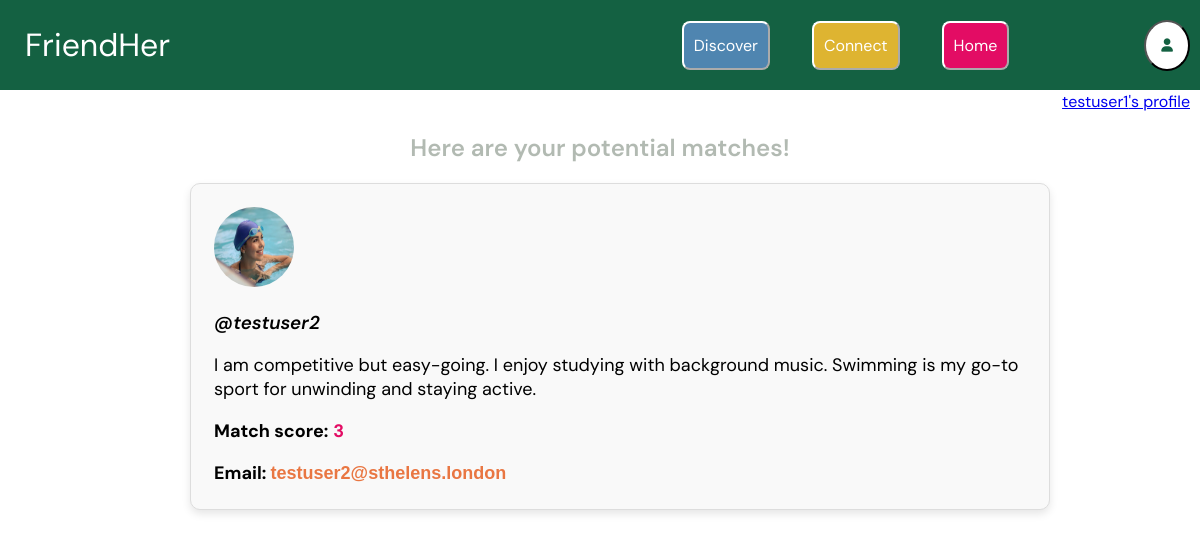
The page /connect/ (signed in) on the database its author committed.
### core/models.py (models this page shows, shortened)
class Student(models.Model):
    user = models.OneToOneField(User, on_delete=models.CASCADE)

class Profile(models.Model):
    user = models.ForeignKey(User, on_delete=models.CASCADE) #gets the user logged in
    bio = models.TextField(blank=True) #each profile should contain a bio
    profileimg = models.ImageField(upload_to='profile_images', default='blank_profile_image.png') #default profile image is blank
    YEAR_GROUP_CHOICES = [
        ('7', 'Year 7'),
        ('8', 'Year 8'),
        ('9', 'Year 9'),
        ('10', 'Year 10'),
        ('11', 'Year 11'),
        ('12', 'Year 12'),
        ('13', 'Year 13'),
    ] #tuple to give a drop down list of year group choices, as per Django's language
    year_group = models.CharField(max_length=7, choices=YEAR_GROUP_CHOICES, blank=True, null=True)

### core/views.py (the view)
# urls.py: path("connect/", views.connect, name="connect"),
@login_required(login_url="login")
def connect(request):
    current_student = request.user.student #retrieves the current user
    current_student_responses = Response.objects.filter(student=current_student) #gets all the user's responses
    other_responses = Response.objects.exclude(student=current_student) #gets all other responses except the user's
    matches = [] #creates the matches list
    viewed_students = [] #creates a list for students who have been searched already to prevent duplicates
    for response in other_responses:
        student_response = current_student_responses.filter(question=response.question).first() #filters responses based on the question
        if student_response: #if the student has answered
            score = calculate_match_score(current_student,response.student) #calls the matching algorithm
            if score>=3 and response.student not in viewed_students: #only show a match if they have a score greater than 3 and they are not in the list already
                matched_student = response.student
                matched_user = matched_student.user #retrieves the user information of the matched student
                matched_profile = Profile.objects.get(user=matched_user) #retrieves that user's profile
                if matched_student: #only if matched_student is valid
                    matches.append ({
                        'student':matched_student,
                        'score':score,
                        'username':matched_user.username, #gets their username from user model
                        'email':matched_user.email, #gets their email from user model
                        'bio':matched_profile.bio, #gets their bio from profile model
                        'profileimg':matched_profile.profileimg.url #gets their profileimg from profile model
                    }) #adds the user to the matches list
                    viewed_students.append(matched_student) #appends the student to the viewed list
    matches = sorted(matches, key=lambda x:x['score'], reverse=True) #sorts the list in descending order so matches go by highest to lowest
    return render (request, "connect.html", {'matches':matches})

### core/functions/matching.py (called while the page is built)
def get_responses (user):
    responses = Response.objects.filter(student=user) #gets each response (from response model)
    return{response.question_id: response.option_id for response in responses} #returns all the user's responses to each question in a dictionary

def calculate_match_score (student_a, student_b):
    responses_a = get_responses(student_a)
    responses_b = get_responses(student_b)
    score = 0
    for question_id, option_id_a in responses_a.items(): #iterates through all the questions and responses for a student
        option_id_b = responses_b.get(question_id) #gets the question_id of the question, to find the correct option
        if question_id == 1: #the 1st question (asks what year group they are in) ~greatest influence
            if option_id_a == option_id_b:
                score += 3
        elif question_id == 5: #the 5th question (asks what personality type they have) ~medium influence
            if option_id_a == option_id_b:
                score += 2
        else: #all other questions
            if option_id_a == option_id_b:
                score += 1
    return score

### templates/connect.html (shortened to what this page needs)
{% extends "base.html" %}
{% load static %}
{% block style %}
<link rel="stylesheet" href="{% static 'core/post_style.css' %}">
<link rel="stylesheet" href="{% static 'core/style.css' %}">
<link rel="stylesheet" href="{% static 'core/match_style.css' %}">
<link rel="stylesheet" href="{% static 'core/nav.css' %}">
{% endblock %}
{% block content %}
<div class="topnav">
    <h1>FriendHer</h1>
    <div class="button-container">
        <button class="button discoverbutton" onclick="window.location.href='/discover'">Discover</button>
        <button class="button connectbutton" onclick="window.location.href='/connect'">Connect</button>
        <button class="button homebutton" onclick="window.location.href='/'">Home</button>
        <button class="profileicon" onclick="window.location.href='/settings'"><i class ="fa-solid fa-user"></i></button>
    </div>
</div>
<div class ="topnav2">
    <p><a href="{% url 'profile' user.username %}"> {{user.username}}'s profile </a></p>
</div>
<h2>Here are your potential matches!</h2>
    {% if matches %}
        <ul>
            {% for match in matches %}
                <div class="match-card">
                    {% if match.profileimg %}
                        <img src="{{ match.profileimg }}" alt="Profile Image">
                    {% endif %}
                    <h3><a href="{% url 'profile' match.username %}">@{{ match.username }}</a></h3>
                    <p>{{ match.bio }}</p>
                    <p><strong>Match score:</strong> <span class="score">{{ match.score }} <span class="tooltip">How likely you are to match on a scale of 1-10</span></span></p>
                    <span class="email">Email: </span><span class = "email-address"><a href="mailto:{{match.email}}?subject=We're a Match!&body=Hi, I saw we matched on __ and I'd love to connect!">{{match.email}}</a></span>
                </div>
            {% endfor %}
        </ul>
    {% else %}
        <p>No matches found.</p>
    {% endif %}
{% endblock %}

### static/core/style.css (style rules this page uses)
h1 { color:#146344; font-family: 'DM Sans', sans-serif; text-align: center; font-weight: 600; font-size: xx-large; }
h2 { color:#acb5aced; font-family: 'DM Sans', sans-serif; text-align: center; font-weight: 600; font-size: x-large; }
h3 { color:black; font-family: 'DM Sans', Helvetica, sans-serif; text-align: center; font-style: italic; font-weight: 600; }
p { font-family: 'DM Sans', 'Helvetica', sans-serif; text-align: center; }

### static/core/match_style.css (style rules this page uses)
.match-card { border: 1px solid #ddd; border-radius: 10px; padding: 2%; background: #f9f9f9; margin-bottom: 3%; margin-inline: auto; width: 70%; box-shadow: 0px 4px 8px rgba(0, 0, 0, 0.1); }
.match-card h3, .match-card a { color:black; font-family: 'DM Sans', Helvetica, sans-serif; text-align: left; font-weight: 600; padding:0%; }
.match-card a { text-decoration: none; }
.match-card p { font-family: 'DM Sans', 'Helvetica', sans-serif; text-align: left; font-size: large; }
.match-card .email-address a { font-family: 'DM-Sans', Helvetica, sans-serif; color: #e97642; font-size: large; font-weight: bold; text-decoration: none; }
.score { font-weight: bold; color: #e30c64; }
.email { font-weight: bold; font-family: 'DM Sans', Helvetica, sans-serif; font-size: large; }
.match-card img { width: 80px; height: 80px; border-radius: 50%; margin-inline: auto; }

### static/core/nav.css (style rules this page uses)
html, body { margin: 0; padding: 0; width: 100%; overflow-x: hidden; }
.topnav { display: flex; align-items: center; justify-content: space-between; background-color: #146142; width: 100%; position: fixed; top: 0; left: 0; right: 0; height: 90px; padding: 0 20px; z-index: 1000; }
.topnav .button-container { display: flex; gap: 10px; }
.topnav .profileicon { background-color: white; border-radius: 60%; color:#146142; padding: 15px; margin-right: 30px; margin-top: 11px; margin-bottom: 11px; }
.topnav .connectbutton { background-color:#deb431; border-color: white; border-radius: 8px; color: white; text-align: center; padding: 12px 10px; margin-right: 16px; margin-left: 16px; margin-top: 12px; margin-bottom: 12px; text-decoration: none; font-size: 16px; font-family: 'DM Sans', sans-serif; }
.topnav .discoverbutton { background-color:#4f85b0; border-color: white; border-radius: 8px; color: white; text-align: center; padding: 12px 10px ; margin-right: 16px; margin-left: 16px; margin-top: 12px; margin-bottom: 12px; text-decoration: none; font-size: 16px; font-family: 'DM Sans', sans-serif; }
.topnav .homebutton { float: right; background-color:#e30c64; border-color: white; border-radius: 8px; color: white; text-align: center; padding: 12px 10px; margin-right: 125px; margin-left: 16px; margin-top: 12px; margin-bottom: 12px; text-decoration: none; font-size: 16px; font-family: 'DM Sans', sans-serif; }
.topnav h1 { font-family: 'DM Sans', sans-serif; font-weight:400; float: left; margin-left: 5px; color: white }
.topnav2 p { font-family: 'DM Sans', sans-serif; color: black; text-align: right; font-size: 16px; margin-right: 10px; padding-top: 75px; padding-bottom: 0%; }

### rows shown on the page
Student: username "testuser2", bio "I am competitive but easy-going. I enjoy studying with background music. Swimming is my go-to sport for unwinding and staying active.", score "3", email "testuser2@sthelens.london"

### other values the page prints
{{ user.username }} "testuser1"
